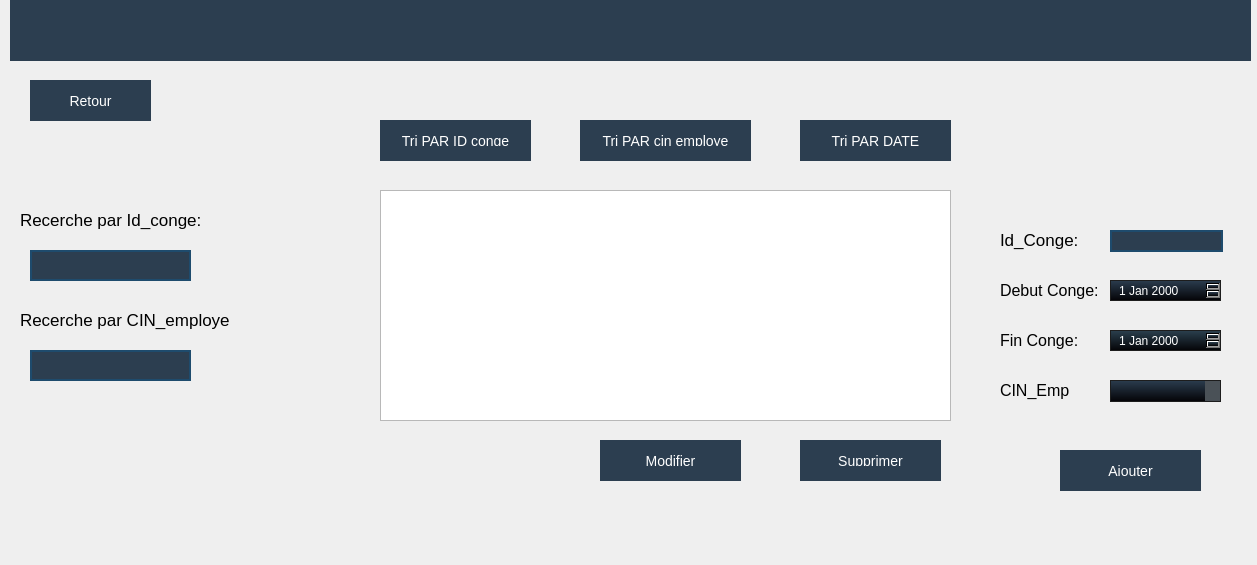
<?xml version="1.0" encoding="UTF-8"?>
<ui version="4.0">
 <class>Dialogconge</class>
 <widget class="QDialog" name="Dialogconge">
  <property name="geometry">
   <rect>
    <x>0</x>
    <y>0</y>
    <width>1257</width>
    <height>565</height>
   </rect>
  </property>
  <property name="windowTitle">
   <string>Gestion des conges</string>
  </property>
  <widget class="QStackedWidget" name="dateEdit_3">
   <property name="geometry">
    <rect>
     <x>-10</x>
     <y>0</y>
     <width>1311</width>
     <height>761</height>
    </rect>
   </property>
   <property name="autoFillBackground">
    <bool>false</bool>
   </property>
   <property name="currentIndex">
    <number>0</number>
   </property>
   <widget class="QWidget" name="page">
    <widget class="QLabel" name="label_12">
     <property name="geometry">
      <rect>
       <x>30</x>
       <y>310</y>
       <width>211</width>
       <height>20</height>
      </rect>
     </property>
     <property name="styleSheet">
      <string notr="true">color: #000000;
  font-size: 17px;</string>
     </property>
     <property name="text">
      <string>Recerche par CIN_employe:</string>
     </property>
    </widget>
    <widget class="QPushButton" name="pushButtonAjouter">
     <property name="geometry">
      <rect>
       <x>1070</x>
       <y>450</y>
       <width>141</width>
       <height>41</height>
      </rect>
     </property>
     <property name="styleSheet">
      <string notr="true">QPushButton{
font-family: &quot;Roboto&quot;, sans-serif;
    text-transform: uppercase;
    outline: 0;
    background: #2c3e50;
    color: #FFFFFF;
    width: 100%;
    border: 0;
    padding: 15px;
    font-size: 14px;
    -webkit-transition: all 0.3 ease;
    transition: all 0.3 ease;
    cursor: pointer;

}
QPushButton:hover
{

    background: #3498db;
}




</string>
     </property>
     <property name="text">
      <string>Ajouter</string>
     </property>
     <property name="icon">
      <iconset resource="image.qrc">
       <normaloff>:/img/images.png</normaloff>:/img/images.png</iconset>
     </property>
     <property name="iconSize">
      <size>
       <width>40</width>
       <height>40</height>
      </size>
     </property>
    </widget>
    <widget class="QLabel" name="label_13">
     <property name="geometry">
      <rect>
       <x>1010</x>
       <y>280</y>
       <width>101</width>
       <height>20</height>
      </rect>
     </property>
     <property name="styleSheet">
      <string notr="true">color: #000000;
  font-size: 16px;</string>
     </property>
     <property name="text">
      <string>Debut Conge:</string>
     </property>
    </widget>
    <widget class="QLabel" name="label_4">
     <property name="geometry">
      <rect>
       <x>1010</x>
       <y>230</y>
       <width>81</width>
       <height>20</height>
      </rect>
     </property>
     <property name="styleSheet">
      <string notr="true">color: #000000;
  font-size: 17px;</string>
     </property>
     <property name="text">
      <string>Id_Conge:</string>
     </property>
    </widget>
    <widget class="QLineEdit" name="LeIdRT">
     <property name="geometry">
      <rect>
       <x>40</x>
       <y>250</y>
       <width>161</width>
       <height>31</height>
      </rect>
     </property>
     <property name="styleSheet">
      <string notr="true">QLineEdit
{
	background-color: #2c3e50;
	color: #fcfcfc;
	border-style: solid;
	border-width: 2px;
	border-color: #1e4b6d;


}


QLineEdit::hover
{
	background-color: #2c3e50;
	color: #fcfcfc;
	border-style: solid;
	border-width: 2px;
	border-color: #01dcff;


}


QLineEdit::focus
{
	
	color: #fcfcfc;
	border-style: solid;
	border-width: 2px;
	border-color: #01dcff;


}</string>
     </property>
    </widget>
    <widget class="QPushButton" name="logo">
     <property name="enabled">
      <bool>false</bool>
     </property>
     <property name="geometry">
      <rect>
       <x>1120</x>
       <y>10</y>
       <width>141</width>
       <height>41</height>
      </rect>
     </property>
     <property name="styleSheet">
      <string notr="true">QPushButton{
font-family: &quot;Roboto&quot;, sans-serif;
    text-transform: uppercase;
    outline: 0;
    background: #2c3e50;
    color: #FFFFFF;
    width: 100%;
    border: 0;
    padding: 15px;
    font-size: 14px;
    -webkit-transition: all 0.3 ease;
    transition: all 0.3 ease;
    cursor: pointer;

}
QPushButton:hover
{

    background: #3498db;
}




</string>
     </property>
     <property name="text">
      <string/>
     </property>
     <property name="icon">
      <iconset>
       <normaloff>../../1tap.png</normaloff>../../1tap.png</iconset>
     </property>
     <property name="iconSize">
      <size>
       <width>100</width>
       <height>100</height>
      </size>
     </property>
    </widget>
    <widget class="QLabel" name="label_14">
     <property name="geometry">
      <rect>
       <x>30</x>
       <y>210</y>
       <width>181</width>
       <height>20</height>
      </rect>
     </property>
     <property name="styleSheet">
      <string notr="true">color: #000000;
  font-size: 17px;</string>
     </property>
     <property name="text">
      <string>Recerche par Id_conge:</string>
     </property>
    </widget>
    <widget class="QLineEdit" name="LeTitreRT">
     <property name="geometry">
      <rect>
       <x>40</x>
       <y>350</y>
       <width>161</width>
       <height>31</height>
      </rect>
     </property>
     <property name="styleSheet">
      <string notr="true">QLineEdit
{
	background-color: #2c3e50;
	color: #fcfcfc;
	border-style: solid;
	border-width: 2px;
	border-color: #1e4b6d;


}


QLineEdit::hover
{
	background-color: #2c3e50;
	color: #fcfcfc;
	border-style: solid;
	border-width: 2px;
	border-color: #01dcff;


}


QLineEdit::focus
{
	
	color: #fcfcfc;
	border-style: solid;
	border-width: 2px;
	border-color: #01dcff;


}</string>
     </property>
    </widget>
    <widget class="QPushButton" name="pushButton_2">
     <property name="geometry">
      <rect>
       <x>590</x>
       <y>120</y>
       <width>171</width>
       <height>41</height>
      </rect>
     </property>
     <property name="styleSheet">
      <string notr="true">QPushButton{
font-family: &quot;Roboto&quot;, sans-serif;
    text-transform: uppercase;
    outline: 0;
    background: #2c3e50;
    color: #FFFFFF;
    width: 100%;
    border: 0;
    padding: 15px;
    font-size: 14px;
    -webkit-transition: all 0.3 ease;
    transition: all 0.3 ease;
    cursor: pointer;

}
QPushButton:hover
{

    background: #3498db;
}




</string>
     </property>
     <property name="text">
      <string>Tri PAR cin employe</string>
     </property>
    </widget>
    <widget class="QPushButton" name="pushButton">
     <property name="geometry">
      <rect>
       <x>390</x>
       <y>120</y>
       <width>151</width>
       <height>41</height>
      </rect>
     </property>
     <property name="styleSheet">
      <string notr="true">QPushButton{
font-family: &quot;Roboto&quot;, sans-serif;
    text-transform: uppercase;
    outline: 0;
    background: #2c3e50;
    color: #FFFFFF;
    width: 100%;
    border: 0;
    padding: 15px;
    font-size: 14px;
    -webkit-transition: all 0.3 ease;
    transition: all 0.3 ease;
    cursor: pointer;

}
QPushButton:hover
{

    background: #3498db;
}




</string>
     </property>
     <property name="text">
      <string>Tri PAR ID conge</string>
     </property>
    </widget>
    <widget class="QLineEdit" name="LeId_2">
     <property name="geometry">
      <rect>
       <x>1120</x>
       <y>230</y>
       <width>113</width>
       <height>22</height>
      </rect>
     </property>
     <property name="styleSheet">
      <string notr="true">QLineEdit
{
	background-color: #2c3e50;
	color: #fcfcfc;
	border-style: solid;
	border-width: 2px;
	border-color: #1e4b6d;


}


QLineEdit::hover
{
	background-color: #2c3e50;
	color: #fcfcfc;
	border-style: solid;
	border-width: 2px;
	border-color: #01dcff;


}


QLineEdit::focus
{
	
	color: #fcfcfc;
	border-style: solid;
	border-width: 2px;
	border-color: #01dcff;


}</string>
     </property>
    </widget>
    <widget class="QDateEdit" name="dateEdit">
     <property name="geometry">
      <rect>
       <x>1120</x>
       <y>280</y>
       <width>111</width>
       <height>21</height>
      </rect>
     </property>
     <property name="styleSheet">
      <string notr="true">QDateEdit
{
    background-color: qlineargradient(spread:repeat, x1:1, y1:0, x2:1, y2:1, stop:0 rgba(44, 62, 80, 255),stop:1 rgba(3, 2, 5, 255));
    padding-left: 6px;
	border: 1px solid #1d1d1d;
    color: #fff;
    height: 20px;

}</string>
     </property>
    </widget>
    <widget class="QTableView" name="tableView">
     <property name="geometry">
      <rect>
       <x>390</x>
       <y>190</y>
       <width>571</width>
       <height>231</height>
      </rect>
     </property>
     <property name="styleSheet">
      <string notr="true">QHeaderView::section {
	font-family: &quot;Roboto&quot;, sans-serif;
    text-transform: uppercase;
    background-color: #2c3e50;
	color: #ffffff;
    padding: 4px;
    font-size: 10pt;
    border-style: none;
    border-bottom: 1px solid #fffff8;
    border-right: 1px solid #fffff8;

}

QHeaderView::section:horizontal
{
    border-top: 1px solid #fffff8;
}

QHeaderView::section:vertical
{
    border-left: 1px solid #fffff8;
}
</string>
     </property>
    </widget>
    <widget class="QDateEdit" name="dateEdit_2">
     <property name="geometry">
      <rect>
       <x>1120</x>
       <y>330</y>
       <width>111</width>
       <height>21</height>
      </rect>
     </property>
     <property name="styleSheet">
      <string notr="true">QDateEdit
{
    background-color: qlineargradient(spread:repeat, x1:1, y1:0, x2:1, y2:1, stop:0 rgba(44, 65, 80, 255),stop:1 rgba(3, 2, 5, 255));
    padding-left: 6px;
	border: 1px solid #1d1d1d;
    color: #fff;
    height: 20px;

}</string>
     </property>
    </widget>
    <widget class="QLabel" name="label_15">
     <property name="geometry">
      <rect>
       <x>1010</x>
       <y>330</y>
       <width>101</width>
       <height>20</height>
      </rect>
     </property>
     <property name="styleSheet">
      <string notr="true">color: #000000;
  font-size: 16px;</string>
     </property>
     <property name="text">
      <string>Fin Conge:</string>
     </property>
    </widget>
    <widget class="QPushButton" name="pushButtonModifier">
     <property name="geometry">
      <rect>
       <x>610</x>
       <y>440</y>
       <width>141</width>
       <height>41</height>
      </rect>
     </property>
     <property name="styleSheet">
      <string notr="true">QPushButton{
font-family: &quot;Roboto&quot;, sans-serif;
    text-transform: uppercase;
    outline: 0;
    background: #2c3e50;
    color: #FFFFFF;
    width: 100%;
    border: 0;
    padding: 15px;
    font-size: 14px;
    -webkit-transition: all 0.3 ease;
    transition: all 0.3 ease;
    cursor: pointer;

}
QPushButton:hover
{

    background: #3498db;
}




</string>
     </property>
     <property name="text">
      <string>Modifier</string>
     </property>
     <property name="icon">
      <iconset resource="image.qrc">
       <normaloff>:/img/administrative-tools.png</normaloff>:/img/administrative-tools.png</iconset>
     </property>
     <property name="iconSize">
      <size>
       <width>40</width>
       <height>40</height>
      </size>
     </property>
    </widget>
    <widget class="QPushButton" name="pushButtonSupprimer">
     <property name="geometry">
      <rect>
       <x>810</x>
       <y>440</y>
       <width>141</width>
       <height>41</height>
      </rect>
     </property>
     <property name="styleSheet">
      <string notr="true">QPushButton{
font-family: &quot;Roboto&quot;, sans-serif;
    text-transform: uppercase;
    outline: 0;
    background: #2c3e50;
    color: #FFFFFF;
    width: 100%;
    border: 0;
    padding: 15px;
    font-size: 14px;
    -webkit-transition: all 0.3 ease;
    transition: all 0.3 ease;
    cursor: pointer;

}
QPushButton:hover
{

    background: #3498db;
}




</string>
     </property>
     <property name="text">
      <string>Supprimer</string>
     </property>
     <property name="icon">
      <iconset resource="image.qrc">
       <normaloff>:/img/delete-forever.png</normaloff>:/img/delete-forever.png</iconset>
     </property>
     <property name="iconSize">
      <size>
       <width>40</width>
       <height>40</height>
      </size>
     </property>
    </widget>
    <widget class="QLabel" name="label_16">
     <property name="geometry">
      <rect>
       <x>1010</x>
       <y>370</y>
       <width>131</width>
       <height>41</height>
      </rect>
     </property>
     <property name="styleSheet">
      <string notr="true">color: #000000;
  font-size: 16px;</string>
     </property>
     <property name="text">
      <string>CIN_Emp</string>
     </property>
    </widget>
    <widget class="QComboBox" name="comboBox_2">
     <property name="geometry">
      <rect>
       <x>1120</x>
       <y>380</y>
       <width>111</width>
       <height>22</height>
      </rect>
     </property>
     <property name="styleSheet">
      <string notr="true">QComboBox
{
    background-color: qlineargradient(spread:repeat, x1:1, y1:0, x2:1, y2:1, stop:0 rgba(44,62, 80, 255),stop:1 rgba(3, 2, 5, 255));
    padding-left: 6px;
	border: 1px solid #1d1d1d;
    color: #fff;
    height: 20px;

}


QComboBox::disabled
{
	background-color: #404040;
	color: #656565;
	border-color: #051a39;

}


QComboBox:on
{
    background-color: #4a5157;
	color: #fff;

}


QComboBox QAbstractItemView
{
    background-color: #e8d9d7;
    color: #000;
    selection-background-color: #aa7e82;
	selection-color: #fff;
    outline: 0;

}


QComboBox::drop-down
{
	background-color: #4a5157;
    subcontrol-origin: padding;
    subcontrol-position: top right;
    width: 15px;

}


QComboBox::down-arrow
{
    image: url(://arrow-down.png);
    width: 8px;
    height: 8px;

}
</string>
     </property>
    </widget>
    <widget class="QPushButton" name="styleEdit">
     <property name="enabled">
      <bool>false</bool>
     </property>
     <property name="geometry">
      <rect>
       <x>20</x>
       <y>0</y>
       <width>1241</width>
       <height>61</height>
      </rect>
     </property>
     <property name="styleSheet">
      <string notr="true">QPushButton{
font-family: &quot;Roboto&quot;, sans-serif;
    text-transform: uppercase;
    outline: 0;
    background: #2c3e50;
    color: #FFFFFF;
    width: 100%;
    border: 0;
    padding: 15px;
    font-size: 14px;
    -webkit-transition: all 0.3 ease;
    transition: all 0.3 ease;
    cursor: pointer;

}
QPushButton:hover
{

    background: #3498db;
}




</string>
     </property>
     <property name="text">
      <string/>
     </property>
    </widget>
    <widget class="QPushButton" name="pushButton_3">
     <property name="geometry">
      <rect>
       <x>810</x>
       <y>120</y>
       <width>151</width>
       <height>41</height>
      </rect>
     </property>
     <property name="styleSheet">
      <string notr="true">QPushButton{
font-family: &quot;Roboto&quot;, sans-serif;
    text-transform: uppercase;
    outline: 0;
    background: #2c3e50;
    color: #FFFFFF;
    width: 100%;
    border: 0;
    padding: 15px;
    font-size: 14px;
    -webkit-transition: all 0.3 ease;
    transition: all 0.3 ease;
    cursor: pointer;

}
QPushButton:hover
{

    background: #3498db;
}




</string>
     </property>
     <property name="text">
      <string>Tri PAR DATE</string>
     </property>
    </widget>
    <widget class="QPushButton" name="pushButton_7">
     <property name="geometry">
      <rect>
       <x>40</x>
       <y>80</y>
       <width>121</width>
       <height>41</height>
      </rect>
     </property>
     <property name="styleSheet">
      <string notr="true">QPushButton{
font-family: &quot;Roboto&quot;, sans-serif;
    text-transform: uppercase;
    outline: 0;
    background: #2c3e50;
    color: #FFFFFF;
    width: 100%;
    border: 0;
    padding: 15px;
    font-size: 14px;
    -webkit-transition: all 0.3 ease;
    transition: all 0.3 ease;
    cursor: pointer;

}
QPushButton:hover
{

    background: #3498db;
}




</string>
     </property>
     <property name="text">
      <string>Retour</string>
     </property>
    </widget>
    <widget class="QLabel" name="label">
     <property name="geometry">
      <rect>
       <x>20</x>
       <y>35</y>
       <width>1241</width>
       <height>521</height>
      </rect>
     </property>
     <property name="styleSheet">
      <string notr="true">border-image: url(:/img/policeman-background_48369-15139.jpg) 1 1 1 1 stretch stretch;</string>
     </property>
     <property name="text">
      <string/>
     </property>
    </widget>
    <widget class="QLabel" name="label_2">
     <property name="geometry">
      <rect>
       <x>1160</x>
       <y>60</y>
       <width>101</width>
       <height>91</height>
      </rect>
     </property>
     <property name="styleSheet">
      <string notr="true">border-image: url(:/img/151063767_429005728336484_2086052602840462546_n.png) 1 1 1 1 stretch stretch;</string>
     </property>
     <property name="text">
      <string/>
     </property>
    </widget>
    <zorder>label</zorder>
    <zorder>pushButtonAjouter</zorder>
    <zorder>label_13</zorder>
    <zorder>label_4</zorder>
    <zorder>LeIdRT</zorder>
    <zorder>label_14</zorder>
    <zorder>LeTitreRT</zorder>
    <zorder>pushButton_2</zorder>
    <zorder>pushButton</zorder>
    <zorder>LeId_2</zorder>
    <zorder>dateEdit</zorder>
    <zorder>dateEdit_2</zorder>
    <zorder>label_15</zorder>
    <zorder>pushButtonModifier</zorder>
    <zorder>pushButtonSupprimer</zorder>
    <zorder>label_16</zorder>
    <zorder>comboBox_2</zorder>
    <zorder>styleEdit</zorder>
    <zorder>logo</zorder>
    <zorder>tableView</zorder>
    <zorder>label_12</zorder>
    <zorder>pushButton_3</zorder>
    <zorder>pushButton_7</zorder>
    <zorder>label_2</zorder>
   </widget>
   <widget class="QWidget" name="page_2">
    <widget class="QPushButton" name="Statistiques_2">
     <property name="geometry">
      <rect>
       <x>680</x>
       <y>10</y>
       <width>141</width>
       <height>41</height>
      </rect>
     </property>
     <property name="styleSheet">
      <string notr="true">QPushButton{
font-family: &quot;Roboto&quot;, sans-serif;
    text-transform: uppercase;
    outline: 0;
    background: #2c3e50;
    color: #FFFFFF;
    width: 100%;
    border: 0;
    padding: 15px;
    font-size: 14px;
    -webkit-transition: all 0.3 ease;
    transition: all 0.3 ease;
    cursor: pointer;

}
QPushButton:hover
{

    background: #3498db;
}




</string>
     </property>
     <property name="text">
      <string>Statistiques</string>
     </property>
    </widget>
    <widget class="QPushButton" name="calendrier_2">
     <property name="geometry">
      <rect>
       <x>480</x>
       <y>10</y>
       <width>141</width>
       <height>41</height>
      </rect>
     </property>
     <property name="styleSheet">
      <string notr="true">QPushButton{
font-family: &quot;Roboto&quot;, sans-serif;
    text-transform: uppercase;
    outline: 0;
    background: #2c3e50;
    color: #FFFFFF;
    width: 100%;
    border: 0;
    padding: 15px;
    font-size: 14px;
    -webkit-transition: all 0.3 ease;
    transition: all 0.3 ease;
    cursor: pointer;

}
QPushButton:hover
{

    background: #3498db;
}




</string>
     </property>
     <property name="text">
      <string>employee</string>
     </property>
    </widget>
    <widget class="QPushButton" name="styleEdit_2">
     <property name="enabled">
      <bool>false</bool>
     </property>
     <property name="geometry">
      <rect>
       <x>0</x>
       <y>0</y>
       <width>1291</width>
       <height>71</height>
      </rect>
     </property>
     <property name="styleSheet">
      <string notr="true">QPushButton{
font-family: &quot;Roboto&quot;, sans-serif;
    text-transform: uppercase;
    outline: 0;
    background: #2c3e50;
    color: #FFFFFF;
    width: 100%;
    border: 0;
    padding: 15px;
    font-size: 14px;
    -webkit-transition: all 0.3 ease;
    transition: all 0.3 ease;
    cursor: pointer;

}
QPushButton:hover
{

    background: #3498db;
}




</string>
     </property>
     <property name="text">
      <string/>
     </property>
    </widget>
    <widget class="QWidget" name="chartsWidget" native="true">
     <property name="geometry">
      <rect>
       <x>10</x>
       <y>130</y>
       <width>1261</width>
       <height>571</height>
      </rect>
     </property>
    </widget>
    <widget class="QPushButton" name="barchartButton">
     <property name="geometry">
      <rect>
       <x>1190</x>
       <y>80</y>
       <width>101</width>
       <height>41</height>
      </rect>
     </property>
     <property name="styleSheet">
      <string notr="true">QPushButton{
font-family: &quot;Roboto&quot;, sans-serif;
    text-transform: uppercase;
    outline: 0;
    background: #2c3e50;
    color: #FFFFFF;
    width: 100%;
    border: 0;
    padding: 15px;
    font-size: 14px;
    -webkit-transition: all 0.3 ease;
    transition: all 0.3 ease;
    cursor: pointer;

}
QPushButton:hover
{

    background: #3498db;
}




</string>
     </property>
     <property name="text">
      <string>Barchart</string>
     </property>
    </widget>
    <widget class="QPushButton" name="piechartButton">
     <property name="geometry">
      <rect>
       <x>10</x>
       <y>80</y>
       <width>101</width>
       <height>41</height>
      </rect>
     </property>
     <property name="styleSheet">
      <string notr="true">QPushButton{
font-family: &quot;Roboto&quot;, sans-serif;
    text-transform: uppercase;
    outline: 0;
    background: #2c3e50;
    color: #FFFFFF;
    width: 100%;
    border: 0;
    padding: 15px;
    font-size: 14px;
    -webkit-transition: all 0.3 ease;
    transition: all 0.3 ease;
    cursor: pointer;

}
QPushButton:hover
{

    background: #3498db;
}




</string>
     </property>
     <property name="text">
      <string>Piechart</string>
     </property>
    </widget>
    <zorder>styleEdit_2</zorder>
    <zorder>calendrier_2</zorder>
    <zorder>Statistiques_2</zorder>
    <zorder>chartsWidget</zorder>
    <zorder>barchartButton</zorder>
    <zorder>piechartButton</zorder>
   </widget>
   <widget class="QWidget" name="page_3"/>
  </widget>
 </widget>
 <resources>
  <include location="image.qrc"/>
 </resources>
 <connections/>
</ui>
